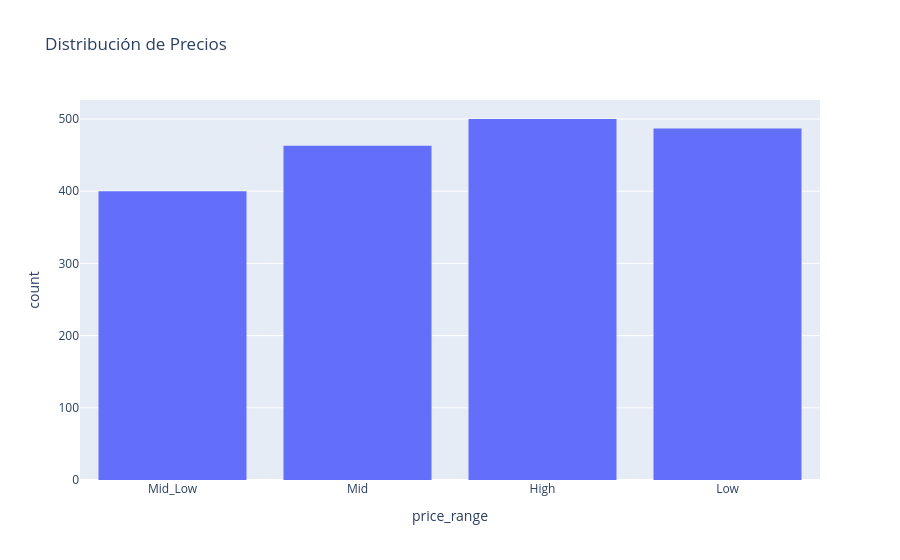

Here is the notebook cell this chart was saved with:
### Code cell
#genera el gráfico de barras cantidad de observaciones por price_range con plotly
import plotly.express as px

fig = px.histogram(df, x='price_range', title='Distribución de Precios')
fig.show()

### Figure 1 — Plotly figure (JSON) as saved in the notebook; plotly's stock layout.template omitted (floating-point values rounded to 4 significant figures; data arrays with more than 128 entries replaced by an {"elided": "..."} marker saying what was removed)
{"data": [{"bingroup": "x", "hovertemplate": "price_range=%{x}<br>count=%{y}<extra></extra>", "legendgroup": "", "marker": {"color": "#636efa", "pattern": {"shape": ""}}, "name": "", "orientation": "v", "showlegend": false, "type": "histogram", "x": {"elided": "1850 str values"}, "xaxis": "x", "yaxis": "y"}], "layout": {"barmode": "relative", "legend": {"tracegroupgap": 0}, "title": {"text": "Distribución de Precios"}, "xaxis": {"anchor": "y", "domain": [0, 1], "title": {"text": "price_range"}}, "yaxis": {"anchor": "x", "domain": [0, 1], "title": {"text": "count"}}}}
